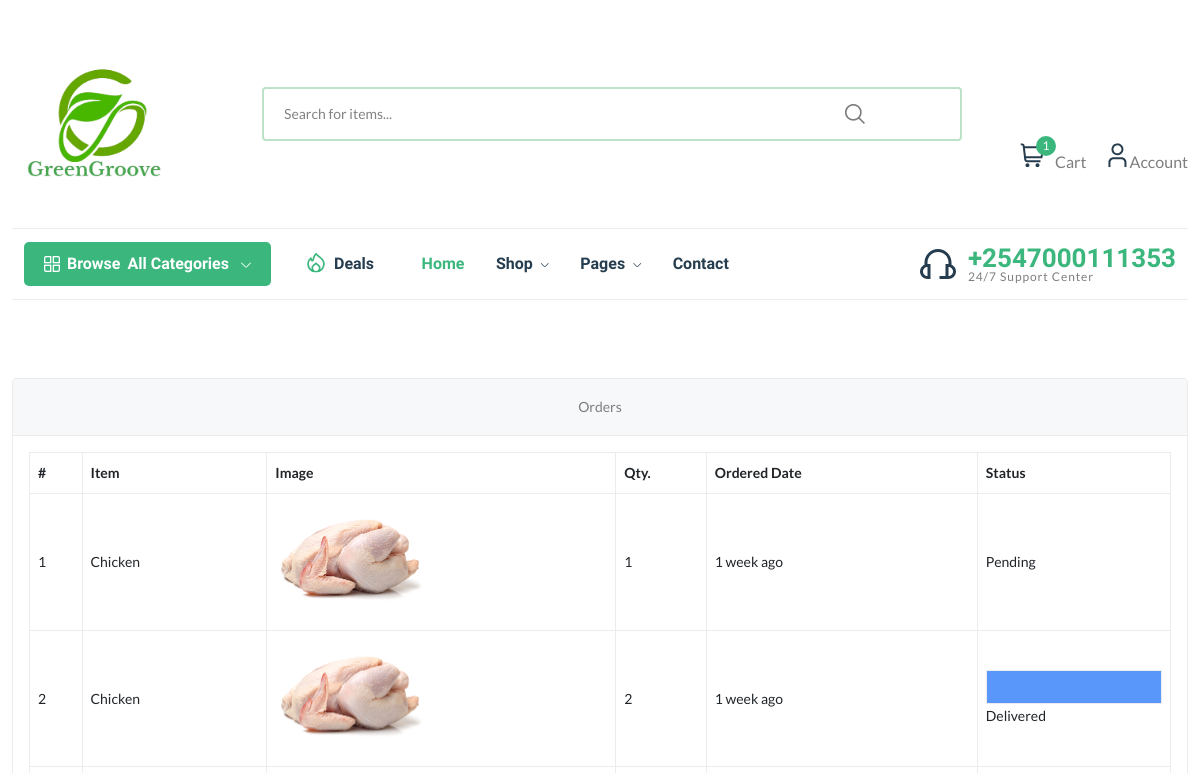
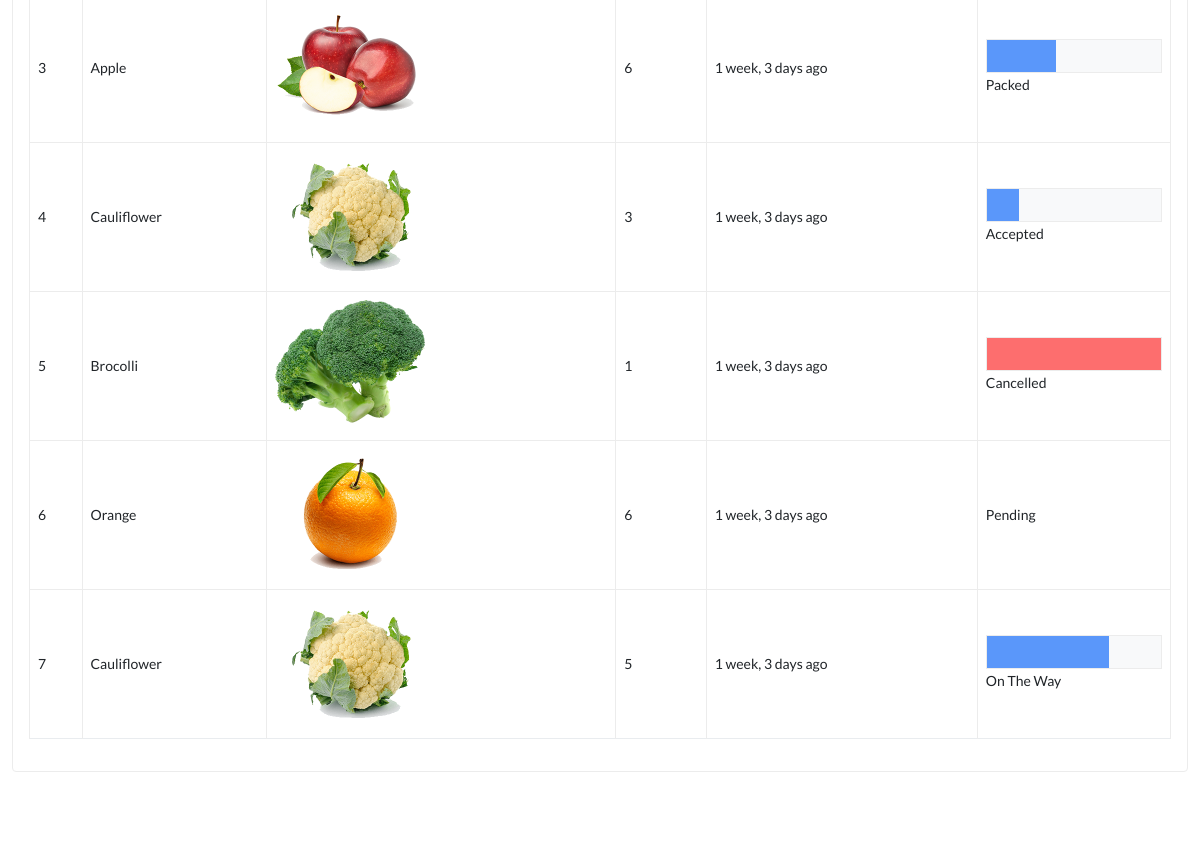
The page /orders/ (signed in, upper part) on the database as committed earlier (2 pictures, top to bottom).
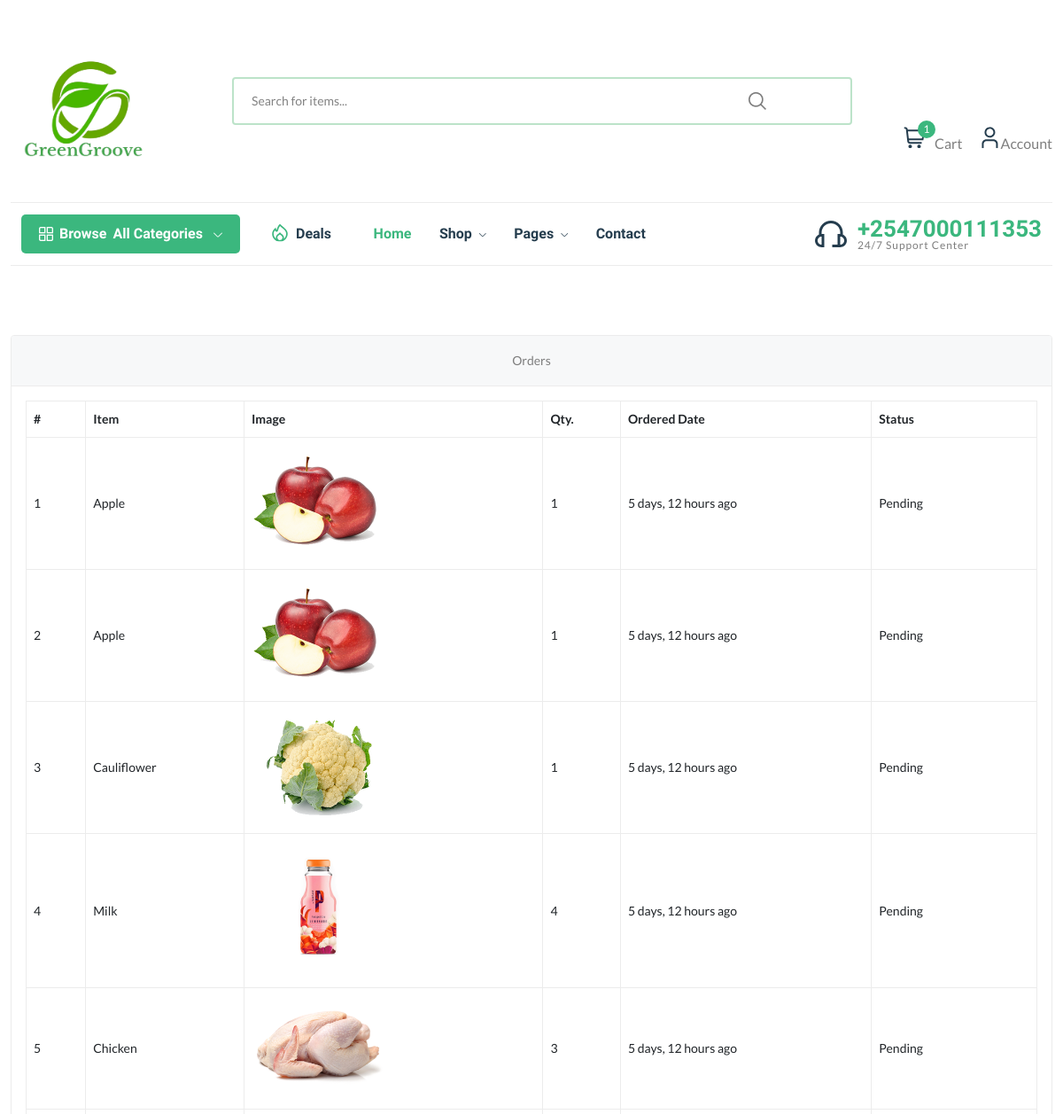
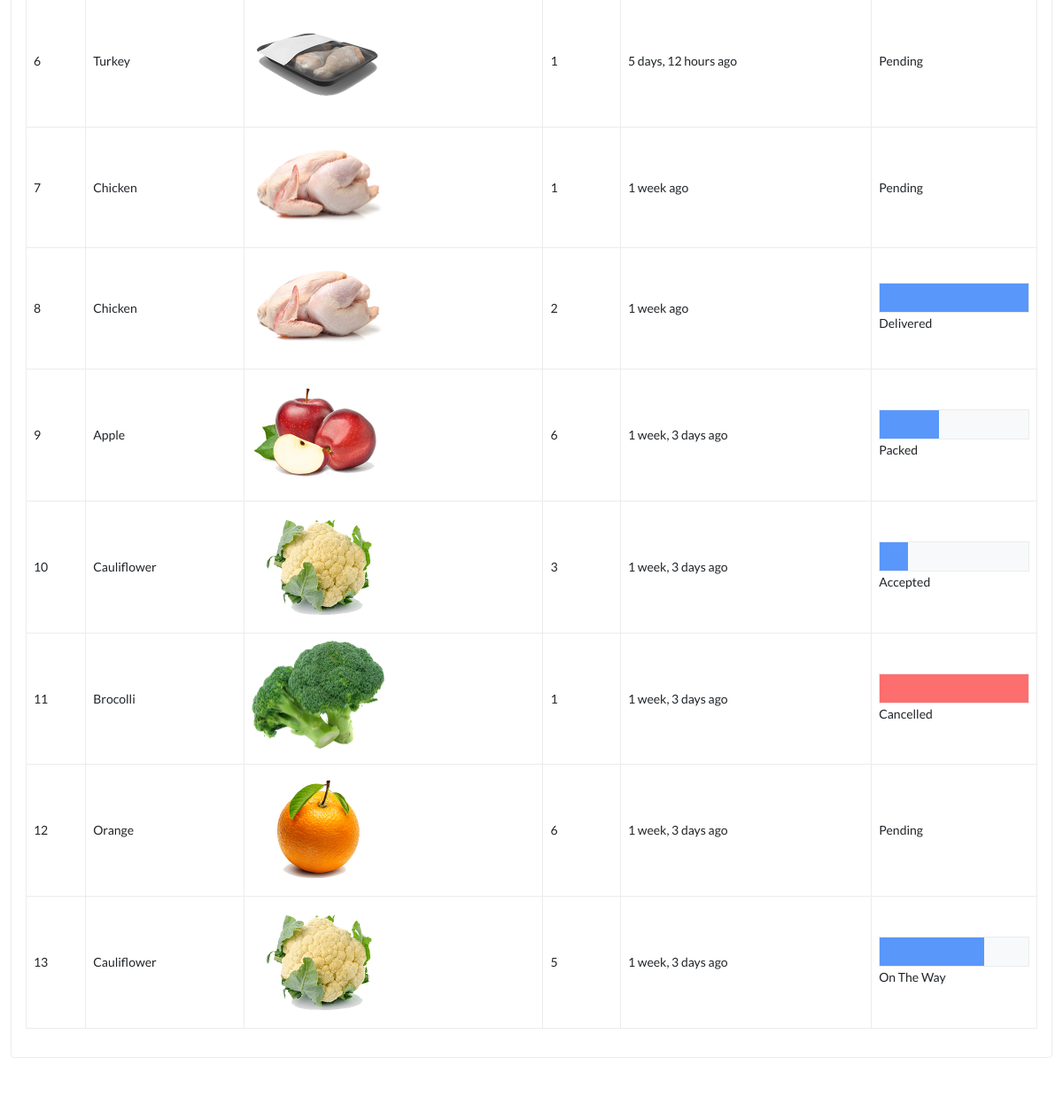
The same page on the database as committed later (2 pictures, top to bottom).
### store/models.py (models this page shows, shortened)
class Order(models.Model):
    user = models.ForeignKey(User, verbose_name="User", on_delete=models.CASCADE)
    address = models.ForeignKey(Address, verbose_name="Shipping Address", on_delete=models.CASCADE, null=True)
    product = models.ForeignKey(Product, verbose_name="Product", on_delete=models.CASCADE)
    quantity = models.PositiveIntegerField(verbose_name="Quantity")
    ordered_date = models.DateTimeField(auto_now_add=True, verbose_name="Ordered Date")
    status = models.CharField(
        choices=STATUS_CHOICES,
        max_length=50,
        default="Pending"
        )

class Product(models.Model):
    title = models.CharField(max_length=150, verbose_name="Product Title")
    slug = models.SlugField(max_length=160, verbose_name="Product Slug")
    sku = models.CharField(max_length=255, unique=True, verbose_name="Unique Product ID (SKU)")
    short_description = models.TextField(verbose_name="Short Description")
    detail_description = models.TextField(blank=True, null=True, verbose_name="Detail Description")
    product_image = models.ImageField(upload_to='product', blank=True, null=True, verbose_name="Product Image")
    price = models.DecimalField(max_digits=8, decimal_places=2)
    category = models.ForeignKey(Category, verbose_name="Product Categoy", on_delete=models.CASCADE)
    is_active = models.BooleanField(verbose_name="Is Active?")
    is_featured = models.BooleanField(verbose_name="Is Featured?")
    created_at = models.DateTimeField(auto_now_add=True, verbose_name="Created Date")
    updated_at = models.DateTimeField(auto_now=True, verbose_name="Updated Date")
    class Meta:
        verbose_name_plural = 'Products'
        ordering = ('-created_at', )

### store/views.py (the view)
# urls.py: path('orders/', views.orders, name="orders"),
@login_required
def orders(request):
    all_orders = Order.objects.filter(user=request.user).order_by('-ordered_date')
    return render(request, 'store/orders.html', {'orders': all_orders})

### store/context_preprocessors.py (called while the page is built)
def store_menu(request):
    categories = Category.objects.filter(is_active=True)
    context = {
        'categories_menu': categories,
    }
    return context

def cart_menu(request):
    if request.user.is_authenticated:
        cart_items= Cart.objects.filter(user=request.user)
        context = {
            'cart_items': cart_items,
        }
    else:
        context = {}
    return context

### templates/store/orders.html (shortened to what this page needs)
{% extends 'base.html' %}
{% load static %}
{% load humanize %}
    {% block content %}
      <div class="container py-5">
        <div class="row">
          <div class="col-lg-12">
            <div class="card mb-4" id="tables">
              <div class="card-header text-center">Orders</div>
              <div class="card-body">
                <table class="table table-hover">
                  <thead>
                    <tr>
                      <th>#</th>
                      <th>Item</th>
                      <th>Image</th>
                      <th>Qty.</th>
                      <th>Ordered Date</th>
                      <th>Status</th>
                    </tr>
                  </thead>
                  <tbody>
                    {% if orders %}
                    {% for order in orders %}
                    <tr>
                      <td>{{forloop.counter}}</td>
                      <td>{{order.product.title}}</td>
                      <td>
                        {% if order.product.product_image %}
                          <img src="{{order.product.product_image.url}}" alt="{{order.product.product_ttile}}" style="width:150px;">
                        {% endif %}
                      </td>
                      <td>{{order.quantity}}</td>
                      <td>{{order.ordered_date|naturaltime}}</td>
                      <td>
                        {% if order.status == 'Accepted' %}
                        <div class="bg-light border border-primary">
                            <div class="p-3 bg-primary" style="width:0;"></div>
                        </div>
                        {% endif %}
                        {% if order.status == 'Packed' %}
                        <div class="bg-light border border-primary">
                            <div class="p-3 bg-primary" style="width:40%;"></div>
                        </div>
                        {% endif %}
                        {% if order.status == 'On The Way' %}
                        <div class="bg-light border border-primary">
                            <div class="p-3 bg-primary" style="width:70%;"></div>
                        </div>
                        {% endif %}
                        {% if order.status == 'Delivered' %}
                        <div class="bg-light border border-primary">
                            <div class="p-3 bg-primary" style="width:100%;"></div>
                        </div>
                        {% endif %}
                        {% if order.status == 'Cancelled' %}
                        <div class="bg-light border border-danger">
                            <div class="p-3 bg-danger" style="width:100%;"></div>
                        </div>
                        {% endif %}
                        {{order.status}}
                      </td>
                    </tr>
                    {% endfor %}
                    {% endif %}
                  </tbody>
                </table>
              </div>
            </div>
          </div>
        </div>
      </div>
{% endblock content %}

### templates/base.html (shortened to what this page needs)
{% load static %}
<!DOCTYPE html>
<html>
  <head>
    <link rel="stylesheet" href="{% static 'assets/css/plugins/slider-range.css' %}" />
    <link rel="stylesheet" href="{% static 'assets/css/main2cc5.css' %}" />
  </head>
  <body>
      {% include 'navbar.html' %}
      {% block content %}
      {% endblock content %}
      {% include 'scripts.html' %}

### templates/navbar.html (shortened to what this page needs)
{% load static %}
      <header class="header-area header-style-1 header-height-2">
        <div class="header-middle header-middle-ptb-1 d-none d-lg-block">
            <div class="container">
                <div class="header-wrap">
                    <div class="logo logo-width-1">
                        <a href="{% url 'store:home' %}"><img src="{% static 'assets/imgs/logo.png' %}" alt="logo" /></a>
                    </div>
                    <div class="header-right">
                        <div class="search-style-2">
                            <div class="search-style-2">
                                <form action="{% url 'store:search' %}" method="GET">
                                <input type="text" name="q" placeholder="Search for items..."/>
                                <button type="submit" class="fas fa-search"></button>
                                </form>
                        <div class="header-action-right">
                            <div class="header-action-2">
                                <div class="header-action-icon-2">
                                    <a class="mini-cart-icon" href="{% url 'store:view-cart' %}">
                                        <img alt="GreenGroove" src="{% static 'assets/imgs/theme/icons/icon-cart.svg' %}" />
                                        <span class="pro-count blue">{{cart_items.count}}</span>
                                    </a>
                                    <a href="{% url 'store:view-cart' %}"><span class="lable">Cart</span></a>
                                </div>
                                <div class="header-action-icon-2">
                                    <a href="{% url 'store:profile' %}">
                                        <img class="svgInject" alt="GreenGroove" src="{% static 'assets/imgs/theme/icons/icon-user.svg' %}" />
                                    </a>
                                    <a href="{% url 'store:profile' %}"><span class="lable ml-0">Account</span></a>
                                </div>
                            </div>
                        </div>
                    </div>
                </div>
            </div>
        </div>
        <div class="header-bottom header-bottom-bg-color sticky-bar">
            <div class="container">
                <div class="header-wrap header-space-between position-relative">
                    <div class="header-nav d-none d-lg-flex">
                        <div class="main-categori-wrap d-none d-lg-block">
                            <a class="categories-button-active" href="#">
                                <span class="fi-rs-apps"></span> <span class="et">Browse</span> All Categories
                                <i class="fi-rs-angle-down"></i>
                            </a>
                        </div>
                        <div class="main-menu main-menu-padding-1 main-menu-lh-2 d-none d-lg-block font-heading">
                            <nav>
                                <ul>
                                    <li class="hot-deals"><img src="{% static 'assets/imgs/theme/icons/icon-hot.svg' %}" alt="hot deals" /><a href="{% url 'store:deals' %}">Deals</a></li>
                                    <li>
                                        <a class="active" href="{% url 'store:home' %}">Home</a>
                                    </li>
                                    <li>
                                        <a href="{% url 'store:shop' %}">Shop <i class="fi-rs-angle-down"></i></a>
                                    </li>
                                    <li>
                                        <a href="#">Pages <i class="fi-rs-angle-down"></i></a>
                                    </li>
                                    <li>
                                        <a href="page-contact.html">Contact</a>
                                    </li>
                                </ul>
                            </nav>
                        </div>
                    </div>
                    <div class="hotline d-none d-lg-flex">
                        <img src="{% static 'assets/imgs/theme/icons/icon-headphone.svg' %}" alt="hotline" />
                        <p>+2547000111353<span>24/7 Support Center</span></p>
                    </div>
                </div>
            </div>
        </div>
    </header>

### templates/footer.html (shortened to what this page needs)
{% load static %}

### templates/scripts.html (shortened to what this page needs)
{% load static %}
</body>
</html>

Rows that differ between the two databases and show on the page:
added Order: product "Apple", product.product_image (picture), quantity "1", ordered_date "5 days, 12 hours ago", status "Pending"
added Order: product "Apple", product.product_image (picture), quantity "1", ordered_date "5 days, 12 hours ago", status "Pending"
added Order: product "Cauliflower", product.product_image (picture), quantity "1", ordered_date "5 days, 12 hours ago", status "Pending"
added Order: product "Milk", product.product_image (picture), quantity "4", ordered_date "5 days, 12 hours ago", status "Pending"
added Order: product "Chicken", product.product_image (picture), quantity "3", ordered_date "5 days, 12 hours ago", status "Pending"
added Order: product "Turkey", product.product_image (picture), quantity "1", ordered_date "5 days, 12 hours ago", status "Pending"
